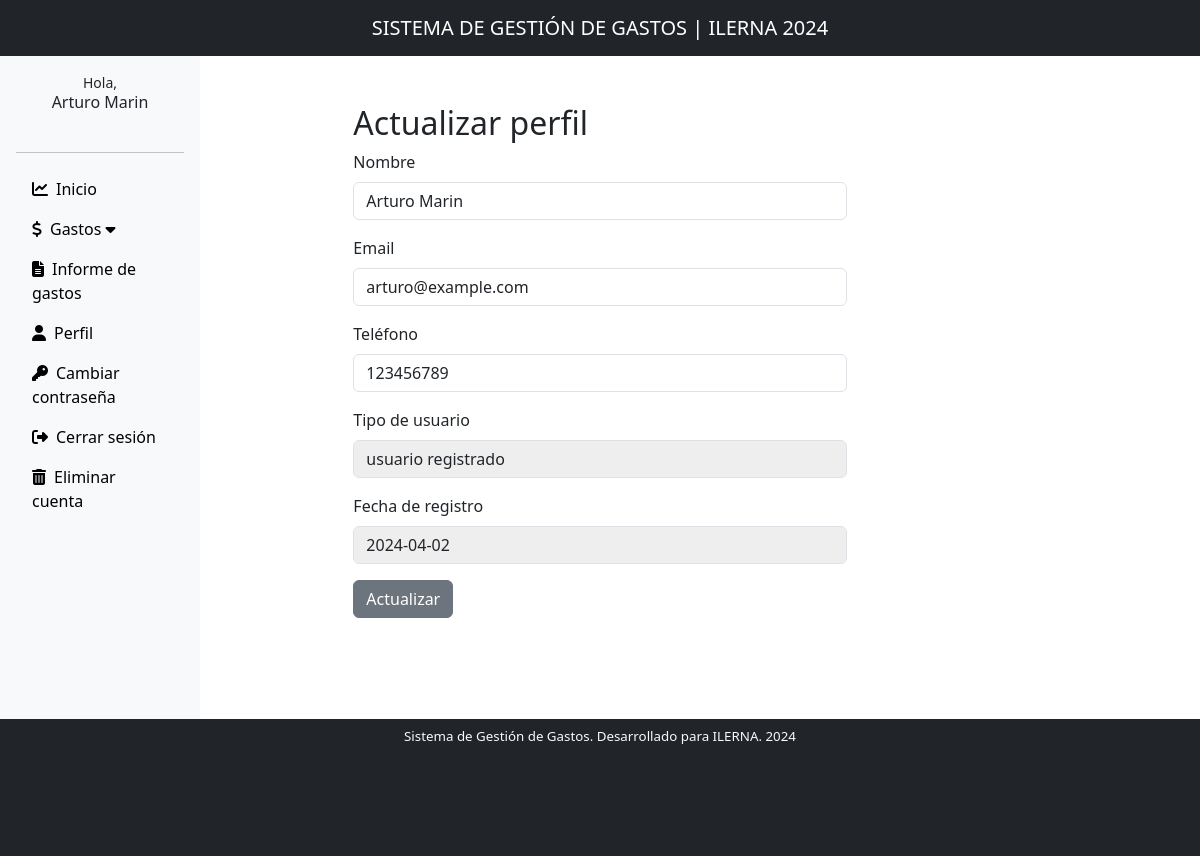
Screenshot of /view/profile/user_profile.php (signed in) with the database file from the repository.
### tables this page shows
CREATE TABLE `tb_user` (
  `ID` int(11) NOT NULL,
  `Full_Name` varchar(100) DEFAULT NULL,
  `Email` varchar(100) DEFAULT NULL,
  `Phone_Num` varchar(20) DEFAULT NULL,
  `Password` varchar(255) DEFAULT NULL,
  `signup_date` date DEFAULT NULL,
  `role_id` int(11) DEFAULT NULL
);

CREATE TABLE `tb_role` (
  `role_id` int(11) NOT NULL,
  `role_name` varchar(50) NOT NULL
);

### view/profile/user_profile.php (the view, shortened to what this page needs)
<?php
include '../../config/dbconnection.php';
class actualizarPerfil
{
    private $con;
    private $user_id;
    private $user;
    private $user_role;
    public function __construct($con)
    {
        $this->con = $con;
        $this->user_id = $_SESSION['detsuid'];
        $this->fetchUserData();
    }
    private function fetchUserData()
    {
        $query = "SELECT u.*, r.role_name FROM tb_user u LEFT JOIN tb_role r ON u.role_id = r.role_id WHERE u.ID = ?";
        $stmt = $this->con->prepare($query);
        $stmt->bind_param("i", $this->user_id);
        $stmt->execute();
        $result = $stmt->get_result();
        $this->user = $result->fetch_assoc();
        $this->user_role = $this->user['role_name'];
    }
    public function getUser()
    {
        return $this->user;
    }
    public function getUserRole()
    {
        return $this->user_role;
    }
}
$userProfileUpdater = new actualizarPerfil($con);
$userProfileUpdater->updateUserProfile();
$user = $userProfileUpdater->getUser();
$user_role = $userProfileUpdater->getUserRole();
?>
<!DOCTYPE html>
<html lang="en">
<head>
    <link rel="stylesheet" href="https://cdn.jsdelivr.net/npm/bootstrap@5.3.2/dist/css/bootstrap.min.css"
>
</head>
<body>
    <?php include '../layout/header.php'; ?>
    <div class="container-fluid">
        <div class="row vh-100">
            <?php include '../layout/sidebar.php'; ?>
            <div class="col-md-8">
                <div class="container mt-5 col-md-8">
                    <form action="<?php echo htmlspecialchars($_SERVER["PHP_SELF"]); ?>" method="post" novalidate>
                        <h2>Actualizar perfil</h2>
                        <div class="mb-3">
                            <label for="fullname" class="form-label">Nombre</label>
                            <input type="text" class="form-control" id="fullname" name="fullname"
                                value="<?php echo $user['Full_Name']; ?>" required>
                        </div>
                        <div class="mb-3">
                            <label for="email" class="form-label">Email</label>
                            <input type="email" class="form-control" id="email" name="email"
                                value="<?php echo $user['Email']; ?>" required>
                        </div>
                        <div class="mb-3">
                            <label for="phone" class="form-label">Teléfono</label>
                            <input type="text" class="form-control" id="phone" name="phone"
                                value="<?php echo $user['Phone_Num']; ?>">
                        </div>
                        <div class="mb-3">
                            <label for="user_role" class="form-label">Tipo de usuario</label>
                            <input type="text" class="form-control" id="user_role" name="user_role"
                                value="<?php echo $user_role; ?>" readonly style="background-color: #eee;">
                        </div>
                        <div class="mb-3">
                            <label for="signup_date" class="form-label">Fecha de registro</label>
                            <input type="text" class="form-control" id="signup_date"
                                value="<?php echo $user['signup_date']; ?>" readonly style="background-color: #eee;">
                        </div>
                        <button type="submit" class="btn btn-secondary">Actualizar</button>
                    </form>
                </div>
            </div>
            <?php include '../layout/footer.php'; ?>
        </div>
    </div>
</body>
</html>

### view/layout/sidebar.php (shortened to what this page needs)
<?
include '../../config/dbconnection.php';
?>
<!DOCTYPE html>
<html lang="en">
<head>
    <link rel="stylesheet" href="https://cdn.jsdelivr.net/npm/bootstrap@5.3.2/dist/css/bootstrap.min.css"
>
    <link rel="stylesheet" href="https://cdnjs.cloudflare.com/ajax/libs/font-awesome/6.5.1/css/all.min.css"
 />
</head>
<body>
    <div class="col-md-3 col-lg-2 d-flex flex-column flex-shrink-0 p-3 bg-light">
        <?php
        $uid = $_SESSION['detsuid'];
        $user_query = mysqli_query($con, "SELECT Full_Name FROM tb_user WHERE ID='$uid'");
        $user_row = mysqli_fetch_assoc($user_query);
        $name = $user_row['Full_Name'];
        ?>
        <a href="/daw_project/view/dashboard/dashboard.php"
            class="d-flex align-items-center mb-3 mb-md-0 me-md-auto link-dark text-decoration-none">
            <div class="row justify-content-center text-center mb-3 mx-auto">
                <div class="small">Hola,</div>
                <h6>
                    <?php echo $name; ?>
                </h6>
            </div>
        </a>
        <hr>
        <ul class="nav nav-pills flex-column mb-auto">
            <li class="nav-item">
                <a href="/daw_project/view/dashboard/dashboard.php" class="nav-link link-primary text-black"
                    aria-current="page">
                    <i class="fas fa-chart-line me-2"></i>Inicio
                </a>
            </li>
            <li class="nav-item">
                <a href="#" class="nav-link text-black link-primary" onclick="toggleSubLinks(event, 'expenses')"><i
                        class="fas fa-dollar-sign me-2"></i>Gastos
                    <i class="fas fa-caret-down ml-auto"></i>
                </a>
            </li>
            <li class="nav-item">
                <a href="/daw_project/view/report/report_form.php" class="nav-link text-black link-primary"><i
                        class="fas fa-file-alt me-2"></i>Informe de gastos</a>
            </li>
            <li class="nav-item">
                <a href="/daw_project/view/profile/user_profile.php" class="nav-link link-primary text-black"><i
                        class="fas fa-user me-2"></i>Perfil</a>
            </li>
            <li class="nav-item">
                <a href="/daw_project/view/profile/password_change.php" class="nav-link link-primary text-black"><i
                        class="fas fa-key me-2"></i>Cambiar contraseña</a>
            </li>
            <li class="nav-item">
                <a href="/daw_project/controller/logout.php" class="nav-link link-primary text-black"><i
                        class="fas fa-sign-out-alt me-2"></i>Cerrar sesión</a>
            </li>
            <li class="nav-item">
                <a href="/daw_project/controller/delete_acc.php" class="nav-link link-danger text-black"><i
                        class="fas fa-trash-alt me-2"></i>Eliminar cuenta</a>
            </li>
        </ul>
    </div>
</body>
</html>

### rows the page displays
tb_user: Full_Name "Arturo Marin", fullname "Arturo Marin", email "arturo@example.com", phone "123456789", user_role "usuario registrado", signup_date "2024-04-02"
